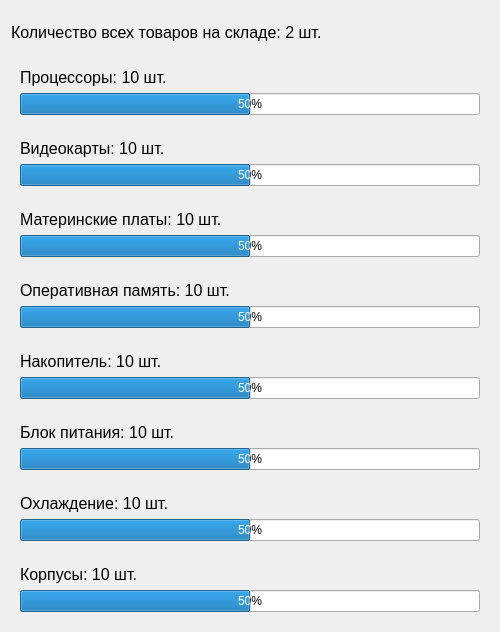
<?xml version="1.0" encoding="UTF-8"?>
<ui version="4.0">
 <class>StockInfoDialog</class>
 <widget class="QDialog" name="StockInfoDialog">
  <property name="geometry">
   <rect>
    <x>0</x>
    <y>0</y>
    <width>500</width>
    <height>632</height>
   </rect>
  </property>
  <property name="windowTitle">
   <string>Информация о товарах склада</string>
  </property>
  <layout class="QVBoxLayout" name="verticalLayout">
   <item>
    <widget class="QLabel" name="totalLabel">
     <property name="font">
      <font>
       <family>Arial</family>
       <pointsize>12</pointsize>
      </font>
     </property>
     <property name="text">
      <string>Количество всех товаров на складе: 2 шт.</string>
     </property>
     <property name="margin">
      <number>10</number>
     </property>
    </widget>
   </item>
   <item>
    <widget class="QWidget" name="widget1" native="true">
     <layout class="QVBoxLayout" name="verticalLayout_2">
      <item>
       <widget class="QLabel" name="cpuLabel">
        <property name="font">
         <font>
          <family>Arial</family>
          <pointsize>12</pointsize>
         </font>
        </property>
        <property name="text">
         <string>Процессоры: 10 шт.</string>
        </property>
       </widget>
      </item>
      <item>
       <widget class="QProgressBar" name="cpuProgressBar">
        <property name="value">
         <number>50</number>
        </property>
        <property name="textVisible">
         <bool>true</bool>
        </property>
        <property name="invertedAppearance">
         <bool>false</bool>
        </property>
        <property name="format">
         <string>%p%</string>
        </property>
       </widget>
      </item>
     </layout>
    </widget>
   </item>
   <item>
    <widget class="QWidget" name="widget2" native="true">
     <layout class="QVBoxLayout" name="verticalLayout_3">
      <item>
       <widget class="QLabel" name="gpuLabel">
        <property name="font">
         <font>
          <family>Arial</family>
          <pointsize>12</pointsize>
         </font>
        </property>
        <property name="text">
         <string>Видеокарты: 10 шт.</string>
        </property>
       </widget>
      </item>
      <item>
       <widget class="QProgressBar" name="gpuProgressBar">
        <property name="value">
         <number>50</number>
        </property>
        <property name="textVisible">
         <bool>true</bool>
        </property>
        <property name="invertedAppearance">
         <bool>false</bool>
        </property>
        <property name="format">
         <string>%p%</string>
        </property>
       </widget>
      </item>
     </layout>
    </widget>
   </item>
   <item>
    <widget class="QWidget" name="widget3" native="true">
     <layout class="QVBoxLayout" name="verticalLayout_4">
      <item>
       <widget class="QLabel" name="motherboardLabel">
        <property name="font">
         <font>
          <family>Arial</family>
          <pointsize>12</pointsize>
         </font>
        </property>
        <property name="text">
         <string>Материнские платы: 10 шт.</string>
        </property>
       </widget>
      </item>
      <item>
       <widget class="QProgressBar" name="motherboardProgressBar">
        <property name="value">
         <number>50</number>
        </property>
        <property name="textVisible">
         <bool>true</bool>
        </property>
        <property name="invertedAppearance">
         <bool>false</bool>
        </property>
        <property name="format">
         <string>%p%</string>
        </property>
       </widget>
      </item>
     </layout>
    </widget>
   </item>
   <item>
    <widget class="QWidget" name="widget4" native="true">
     <layout class="QVBoxLayout" name="verticalLayout_5">
      <item>
       <widget class="QLabel" name="ramLabel">
        <property name="font">
         <font>
          <family>Arial</family>
          <pointsize>12</pointsize>
         </font>
        </property>
        <property name="text">
         <string>Оперативная память: 10 шт.</string>
        </property>
       </widget>
      </item>
      <item>
       <widget class="QProgressBar" name="ramProgressBar">
        <property name="value">
         <number>50</number>
        </property>
        <property name="textVisible">
         <bool>true</bool>
        </property>
        <property name="invertedAppearance">
         <bool>false</bool>
        </property>
        <property name="format">
         <string>%p%</string>
        </property>
       </widget>
      </item>
     </layout>
    </widget>
   </item>
   <item>
    <widget class="QWidget" name="widget5" native="true">
     <layout class="QVBoxLayout" name="verticalLayout_6">
      <item>
       <widget class="QLabel" name="romLabel">
        <property name="font">
         <font>
          <family>Arial</family>
          <pointsize>12</pointsize>
         </font>
        </property>
        <property name="text">
         <string>Накопитель: 10 шт.</string>
        </property>
       </widget>
      </item>
      <item>
       <widget class="QProgressBar" name="romProgressBar">
        <property name="value">
         <number>50</number>
        </property>
        <property name="textVisible">
         <bool>true</bool>
        </property>
        <property name="invertedAppearance">
         <bool>false</bool>
        </property>
        <property name="format">
         <string>%p%</string>
        </property>
       </widget>
      </item>
     </layout>
    </widget>
   </item>
   <item>
    <widget class="QWidget" name="widget6" native="true">
     <layout class="QVBoxLayout" name="verticalLayout_7">
      <item>
       <widget class="QLabel" name="powerUnitLabel">
        <property name="font">
         <font>
          <family>Arial</family>
          <pointsize>12</pointsize>
         </font>
        </property>
        <property name="text">
         <string>Блок питания: 10 шт.</string>
        </property>
       </widget>
      </item>
      <item>
       <widget class="QProgressBar" name="poewerUnitProgressBar">
        <property name="value">
         <number>50</number>
        </property>
        <property name="textVisible">
         <bool>true</bool>
        </property>
        <property name="invertedAppearance">
         <bool>false</bool>
        </property>
        <property name="format">
         <string>%p%</string>
        </property>
       </widget>
      </item>
     </layout>
    </widget>
   </item>
   <item>
    <widget class="QWidget" name="widget7" native="true">
     <layout class="QVBoxLayout" name="verticalLayout_8">
      <item>
       <widget class="QLabel" name="coolingLabel">
        <property name="font">
         <font>
          <family>Arial</family>
          <pointsize>12</pointsize>
         </font>
        </property>
        <property name="text">
         <string>Охлаждение: 10 шт.</string>
        </property>
       </widget>
      </item>
      <item>
       <widget class="QProgressBar" name="coolingProgressBar">
        <property name="value">
         <number>50</number>
        </property>
        <property name="textVisible">
         <bool>true</bool>
        </property>
        <property name="invertedAppearance">
         <bool>false</bool>
        </property>
        <property name="format">
         <string>%p%</string>
        </property>
       </widget>
      </item>
     </layout>
    </widget>
   </item>
   <item>
    <widget class="QWidget" name="widget8" native="true">
     <layout class="QVBoxLayout" name="verticalLayout_9">
      <item>
       <widget class="QLabel" name="label8">
        <property name="font">
         <font>
          <family>Arial</family>
          <pointsize>12</pointsize>
         </font>
        </property>
        <property name="text">
         <string>Корпусы: 10 шт.</string>
        </property>
       </widget>
      </item>
      <item>
       <widget class="QProgressBar" name="progressBar8">
        <property name="value">
         <number>50</number>
        </property>
        <property name="textVisible">
         <bool>true</bool>
        </property>
        <property name="invertedAppearance">
         <bool>false</bool>
        </property>
        <property name="format">
         <string>%p%</string>
        </property>
       </widget>
      </item>
     </layout>
    </widget>
   </item>
  </layout>
 </widget>
 <resources/>
 <connections/>
</ui>
